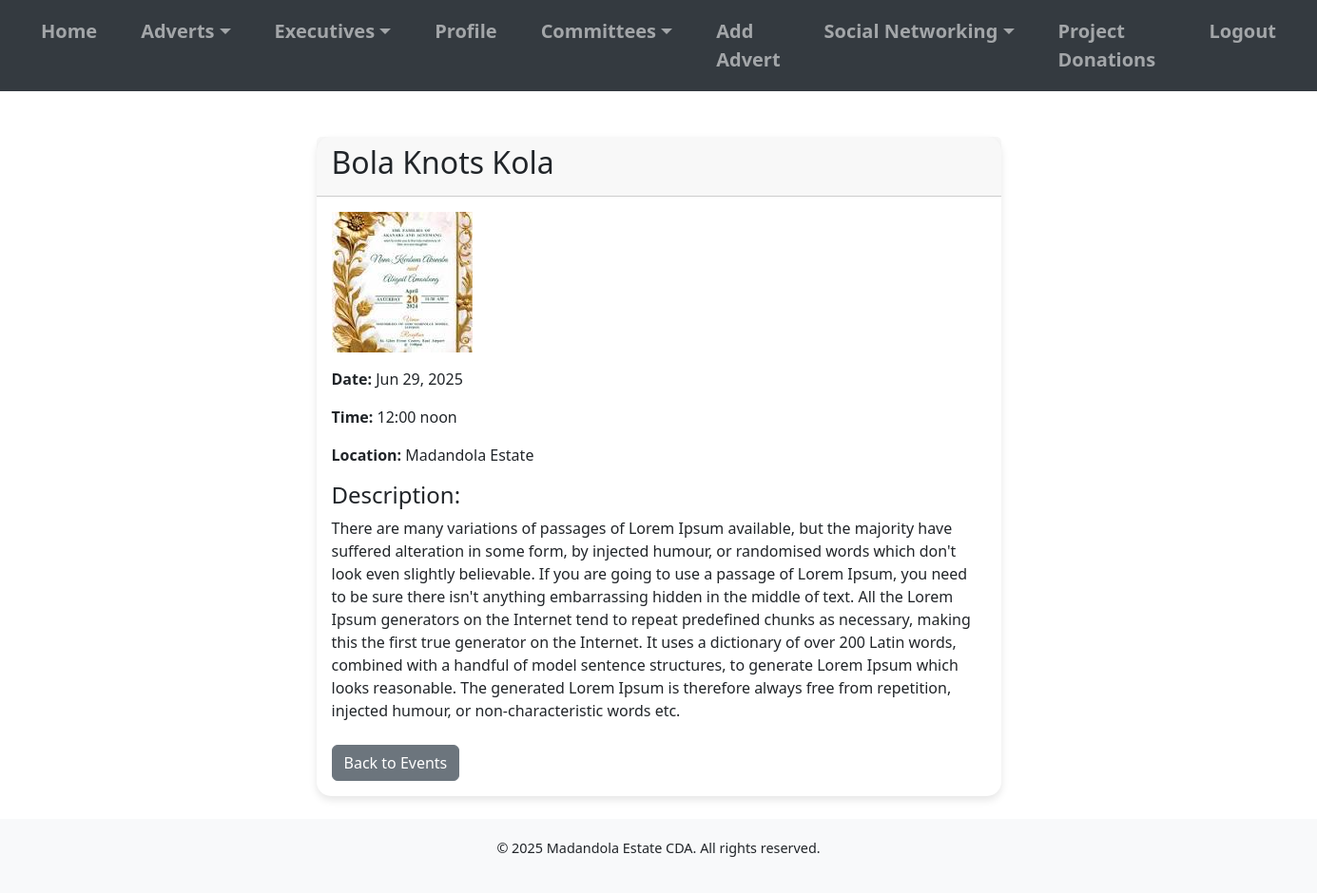
Page /events/1/ (signed in) on the committed database.
### cda_app/models.py (models this page shows, shortened)
class Event(models.Model):
    title = models.CharField(max_length=200)
    date = models.DateField()
    time = models.CharField(max_length=50, blank=True, null=True)
    location = models.CharField(max_length=200)
    description = models.TextField()
    image = models.ImageField(upload_to='event_images/', blank=True, null=True)

### cda_app/views.py (the view)
# urls.py: path('events/<int:event_id>/', views.event_detail, name='event_detail'),
def event_detail(request, event_id):
    event = get_object_or_404(Event, pk=event_id)
    return render(request, 'event_detail.html', {'event': event})

### cda_app/context_processors.py (called while the page is built)
def committees(request):
    return {'committees': Committee.objects.all()}

### templates/event_detail.html
{% extends 'base.html' %} {% block title %}{{ event.title }} - Madandola Estate CDA{% endblock %} {% block content %}
<div class="container">
    <div class="row">
        <div class="col-md-8 offset-md-2">
            <div class="card my-4">
                <div class="card-header">
                    <h2>{{ event.title }}</h2>
                </div>
                <div class="card-body">
                    {% if event.image %}
                    <img src="{{ event.image.url }}" class="img-fluid mb-3" alt="{{ event.title }}"> {% endif %}
                    <p><strong>Date:</strong> {{ event.date|date:"M d, Y" }}</p>
                    {% if event.time %}
                    <p><strong>Time:</strong> {{ event.time }}</p>
                    {% endif %}
                    <p><strong>Location:</strong> {{ event.location }}</p>
                    <div class="mt-3">
                        <h4>Description:</h4>
                        <p>{{ event.description }}</p>
                    </div>
                    <div class="mt-4">
                        <a href="{% url 'events' %}" class="btn btn-secondary">Back to Events</a>
                    </div>
                </div>
            </div>
        </div>
    </div>
</div>
{% endblock %}

### templates/base.html (style rules this page uses)
body { display: flex; flex-direction: column; min-height: 100vh; font-size: 1rem; }
.card { border: none; border-radius: 15px; box-shadow: 0 4px 8px rgba(0, 0, 0, 0.1); }

### rows in the picture
Event: title "Bola Knots Kola", image (picture), date "Jun 29, 2025", time "12:00 noon", location "Madandola Estate", description "There are many variations of passages of Lorem Ipsum available, but the majority have suffered alteration in some form, by injected humour, or randomised words which don't look even slightly believable. If you are going to use a passage of Lorem Ipsum, you need to be sure there isn't anything embarrassing hidden in the middle of text. All the Lorem Ipsum generators on the Internet tend to repeat predefined chunks as necessary, making this the first true generator on the Internet. It uses a dictionary of over 200 Latin words, combined with a handful of model sentence structures, to generate Lorem Ipsum which looks reasonable. The generated Lorem Ipsum is therefore always free from…"
